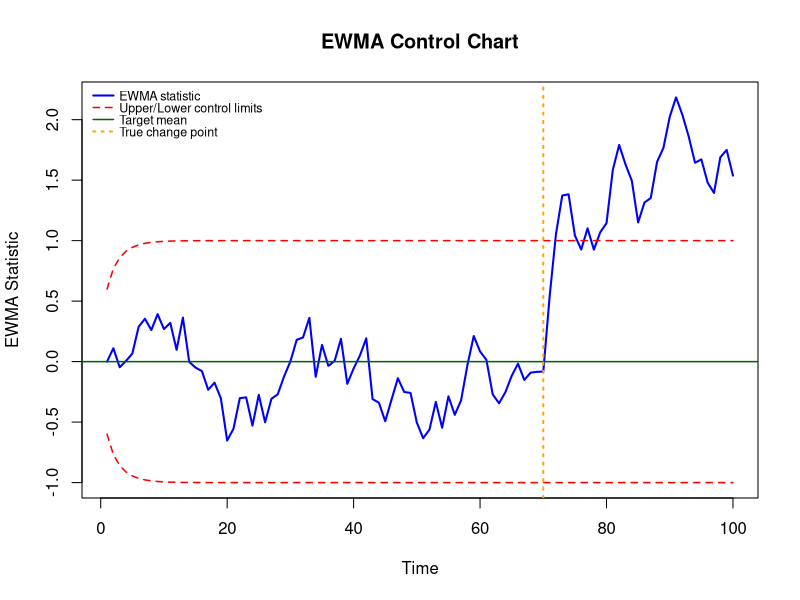

This chart was generated by the following R code:
rm(list = ls())
set.seed(101)

# Simulated data with a mean shift
n <- 100
mu0 <- 0
mu1 <- 1.5
sigma <- 1
change_point <- 70

x <- c(
  rnorm(change_point, mu0, sigma),
  rnorm(n - change_point, mu1, sigma)
)

# EWMA parameters
lambda <- 0.2
L <- 3

# EWMA statistic
z <- numeric(n)
z[1] <- mu0

for (t in 2:n) {
  z[t] <- lambda * x[t] + (1 - lambda) * z[t - 1]
}

# Control limits
ucl <- numeric(n)
lcl <- numeric(n)

for (t in 1:n) {
  ucl[t] <- mu0 + L * sigma *
    sqrt((lambda / (2 - lambda)) * (1 - (1 - lambda)^(2 * t)))
  lcl[t] <- mu0 - L * sigma *
    sqrt((lambda / (2 - lambda)) * (1 - (1 - lambda)^(2 * t)))
}

# Plotting
plot(1:n, z, type = "l", lwd = 2, col = "blue",
     ylim = range(c(lcl, ucl, z)),
     main = "EWMA Control Chart",
     xlab = "Time", ylab = "EWMA Statistic")

lines(1:n, ucl, col = "red", lwd = 1.5, lty = 2)
lines(1:n, lcl, col = "red", lwd = 1.5, lty = 2)
abline(h = mu0, col = "darkgreen", lwd = 1.5)
abline(v = change_point, col = "orange", lwd = 2, lty = 3)

legend("topleft",
       legend = c("EWMA statistic",
                  "Upper/Lower control limits",
                  "Target mean",
                  "True change point"),
       col = c("blue", "red", "darkgreen", "orange"),
       lty = c(1, 2, 1, 3),
       lwd = c(2, 1.5, 1.5, 2),
       bty = "n",
       cex = 0.75,
       y.intersp = 0.8,
       x.intersp = 0.5,
       seg.len = 1.8)
